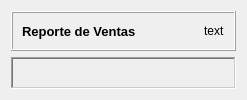
             <widget class="QWidget" name="reportes">
              <layout class="QVBoxLayout" name="verticalLayout_14">
               <item>
                <layout class="QVBoxLayout" name="verticalLayout_13">
                 <item>
                  <widget class="QFrame" name="frame_12">
                   <property name="maximumSize">
                    <size>
                     <width>16777215</width>
                     <height>40</height>
                    </size>
                   </property>
                   <property name="frameShape">
                    <enum>QFrame::Box</enum>
                   </property>
                   <property name="frameShadow">
                    <enum>QFrame::Raised</enum>
                   </property>
                   <layout class="QGridLayout" name="gridLayout_8">
                    <item row="0" column="1">
                     <spacer name="horizontalSpacer_6">
                      <property name="orientation">
                       <enum>Qt::Horizontal</enum>
                      </property>
                      <property name="sizeHint" stdset="0">
                       <size>
                        <width>40</width>
                        <height>20</height>
                       </size>
                      </property>
                     </spacer>
                    </item>
                    <item row="0" column="0">
                     <layout class="QHBoxLayout" name="horizontalLayout_7">
                      <item>
                       <widget class="QLabel" name="label_11">
                        <property name="font">
                         <font>
                          <pointsize>10</pointsize>
                          <weight>75</weight>
                          <bold>true</bold>
                         </font>
                        </property>
                        <property name="text">
                         <string>Reporte de Ventas</string>
                        </property>
                       </widget>
                      </item>
                     </layout>
                    </item>
                    <item row="0" column="3">
                     <widget class="QLabel" name="labelBreadcrum_8">
                      <property name="text">
                       <string>text</string>
                      </property>
                     </widget>
                    </item>
                    <item row="0" column="2">
                     <widget class="QLabel" name="label_14">
                      <property name="minimumSize">
                       <size>
                        <width>16</width>
                        <height>16</height>
                       </size>
                      </property>
                      <property name="maximumSize">
                       <size>
                        <width>16</width>
                        <height>16</height>
                       </size>
                      </property>
                      <property name="pixmap">
                       <pixmap resource="recursos.qrc">:/images/home.svg</pixmap>
                      </property>
                      <property name="scaledContents">
                       <bool>true</bool>
                      </property>
                     </widget>
                    </item>
                   </layout>
                  </widget>
                 </item>
                 <item>
                  <widget class="QFrame" name="frame_13">
                   <property name="frameShape">
                    <enum>QFrame::WinPanel</enum>
                   </property>
                   <property name="frameShadow">
                    <enum>QFrame::Sunken</enum>
                   </property>
                  </widget>
                 </item>
                </layout>
               </item>
              </layout>
             </widget>
